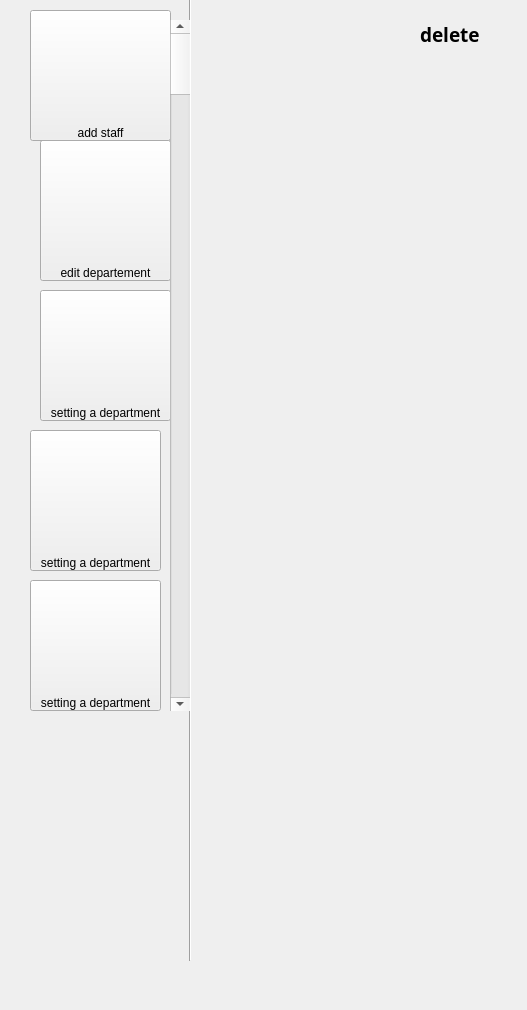
      <widget class="QWidget" name="Delete">
       <widget class="QPushButton" name="pushButton_45">
        <property name="geometry">
         <rect>
          <x>30</x>
          <y>580</y>
          <width>131</width>
          <height>131</height>
         </rect>
        </property>
        <property name="styleSheet">
         <string notr="true">background:url(:/act/Active.png);
background-repeat:no-repeat;
height:12px;
text-align:bottom;</string>
        </property>
        <property name="text">
         <string>setting a department</string>
        </property>
       </widget>
       <widget class="QPushButton" name="pushButton_46">
        <property name="geometry">
         <rect>
          <x>40</x>
          <y>290</y>
          <width>131</width>
          <height>131</height>
         </rect>
        </property>
        <property name="styleSheet">
         <string notr="true">background:url(:/setting/setting.png);
background-repeat:no-repeat;
height:12px;
text-align:bottom;</string>
        </property>
        <property name="text">
         <string>setting a department</string>
        </property>
       </widget>
       <widget class="Line" name="line_12">
        <property name="geometry">
         <rect>
          <x>180</x>
          <y>-40</y>
          <width>21</width>
          <height>1001</height>
         </rect>
        </property>
        <property name="styleSheet">
         <string notr="true"/>
        </property>
        <property name="orientation">
         <enum>Qt::Vertical</enum>
        </property>
       </widget>
       <widget class="QPushButton" name="pushButton_47">
        <property name="geometry">
         <rect>
          <x>40</x>
          <y>140</y>
          <width>131</width>
          <height>141</height>
         </rect>
        </property>
        <property name="styleSheet">
         <string notr="true">background-image:url(:/edit/Edit.png);
background-repeat:no-repeat;
height:12px;
text-align:bottom;</string>
        </property>
        <property name="text">
         <string>edit departement</string>
        </property>
       </widget>
       <widget class="QLabel" name="label_24">
        <property name="geometry">
         <rect>
          <x>420</x>
          <y>20</y>
          <width>98</width>
          <height>28</height>
         </rect>
        </property>
        <property name="font">
         <font>
          <family>Yu Gothic UI Semibold</family>
          <pointsize>14</pointsize>
          <weight>75</weight>
          <bold>true</bold>
         </font>
        </property>
        <property name="text">
         <string>delete</string>
        </property>
       </widget>
       <widget class="QPushButton" name="pushButton_48">
        <property name="geometry">
         <rect>
          <x>30</x>
          <y>430</y>
          <width>131</width>
          <height>141</height>
         </rect>
        </property>
        <property name="styleSheet">
         <string notr="true">background:url(:/del/delete.png);
background-repeat:no-repeat;
height:12px;
text-align:bottom;</string>
        </property>
        <property name="text">
         <string>setting a department</string>
        </property>
       </widget>
       <widget class="QPushButton" name="pushButton_49">
        <property name="geometry">
         <rect>
          <x>30</x>
          <y>10</y>
          <width>141</width>
          <height>131</height>
         </rect>
        </property>
        <property name="styleSheet">
         <string notr="true">background:url(:/staff/staff.png);
background-repeat:no-repeat;
height:12px;
text-align:bottom;</string>
        </property>
        <property name="text">
         <string>add staff</string>
        </property>
       </widget>
       <widget class="QScrollBar" name="verticalScrollBar">
        <property name="geometry">
         <rect>
          <x>170</x>
          <y>20</y>
          <width>20</width>
          <height>691</height>
         </rect>
        </property>
        <property name="orientation">
         <enum>Qt::Vertical</enum>
        </property>
       </widget>
      </widget>
